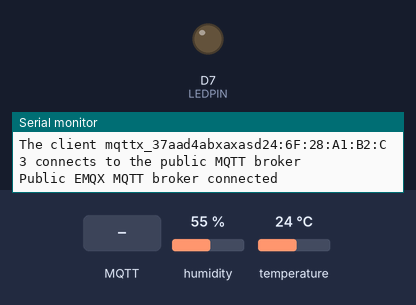
This sketch was run on a simulated ESP8266 (NodeMCU). Shown: output pins drawn as LEDs (lit = HIGH), the last lines printed to the serial monitor. The inputs (shaded band) are chosen by the test bench; at power-on: humidity 55 %, temperature 24 °C. WiFi joins after 1.5 s; servers stay silent unless stated; no MQTT or app messages arrive unless stated.

Above: at 2.7 s.
2.8 s: MQTT message "1" arrives on the second subscribed topic
At 4.8 s:
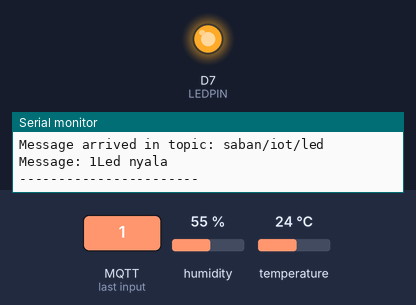
5.1 s: MQTT message "saban/iot/led" arrives on the first subscribed topic
7.1 s: MQTT message "1" arrives on the first subscribed topic
Timing chart, 0 to 10.1 s (numbered marks = the images above; inputs shaded):
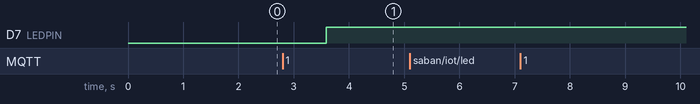

The sketch:

uas_iot.ino
```cpp
#include <ESP8266WiFi.h>
#include <PubSubClient.h>
#include "DHT.h"

#define DHTPIN D4
#define DHTTYPE DHT11
DHT dht(DHTPIN, DHTTYPE);
#define LEDPIN D7

const char* ssid = "sekut cuyy";
const char* password = "gansbingit";

WiFiClient espClient;
PubSubClient client(espClient);

const char *mqtt_broker = "broker.emqx.io";
String topic = "saban/iot/";
const char *mqtt_username = "";
const char *mqtt_password = "";
const int mqtt_port = 1883;
String tempData = "";
String humData = "";


void loop() {
  client.loop();
  readTemp();
  readHum();
  sendData();
  delay(1000);
}

void callback(char *topic, byte *payload, unsigned int length) {
  Serial.print("Message arrived in topic: ");
  Serial.println(topic);
  Serial.print("Message: ");
  String message;
  for (int i = 0; i < length; i++) {
    message += (char)payload[i];
  }
  Serial.print(message);

  if (strcmp(topic, "saban/iot/led") == 0) {
     if (message == "1") {
      digitalWrite(LEDPIN, HIGH);
      Serial.println("Led nyala");
    } else if (message == "0") {
      digitalWrite(LEDPIN, LOW);
      Serial.println("Led mati");
    }
  }
  Serial.println();
  Serial.println("-----------------------");
}

void readTemp() {
  float temp = dht.readTemperature();
  if (isnan(temp)) {
    Serial.println("Error: DHT temperature reading is NaN!");
    String error = "Error";
    String topik = topic + "data";
    client.publish(topik.c_str(), error.c_str());
  } else {
    tempData = String(temp);
  }
}

void readHum() {
  float hum = dht.readHumidity();
  if (isnan(hum)) {
    Serial.println("Error: DHT humidity reading is NaN!");
    String error = "Error";
    String topik = topic + "data";
    client.publish(topik.c_str(), error.c_str());
  } else {
    humData = String(hum);
  }
}

void sendData() {
  String Data = tempData + " - " + humData;
  String topik = topic + "data";
  client.publish(topik.c_str(), Data.c_str());
}

void setup() {
  Serial.begin(115200);

  // Connecting to a WiFi network
  WiFi.begin(ssid, password);
  while (WiFi.status() != WL_CONNECTED) {
    delay(500);
    Serial.println("Connecting to WiFi...");
  }
  Serial.println("Connected to the WiFi network");

  dht.begin();
  pinMode(DHTPIN, INPUT);
  pinMode(LEDPIN, OUTPUT);
  digitalWrite(LEDPIN, LOW);

  client.setServer(mqtt_broker, mqtt_port);
  client.setCallback(callback);
  while (!client.connected()) {
    String client_id = "mqttx_37aad4abxaxasd";
    client_id += String(WiFi.macAddress());
    Serial.printf("The client %s connects to the public MQTT broker\n", client_id.c_str());
    if (client.connect(client_id.c_str(), mqtt_username, mqtt_password)) {
      Serial.println("Public EMQX MQTT broker connected");
    } else {
      Serial.print("Failed with state ");
      Serial.print(client.state());
      delay(2000);
    }

  client.publish(topic.c_str(), "NodeMCU berhasil terkoneksi");
  client.subscribe(topic.c_str());
  client.subscribe("saban/iot/led");
  readTemp();
  readHum();
  sendData();
  }
}
```

Measured:
- after the input at 2.8 s, D7 (LEDPIN): LOW → HIGH after 0.79 s
